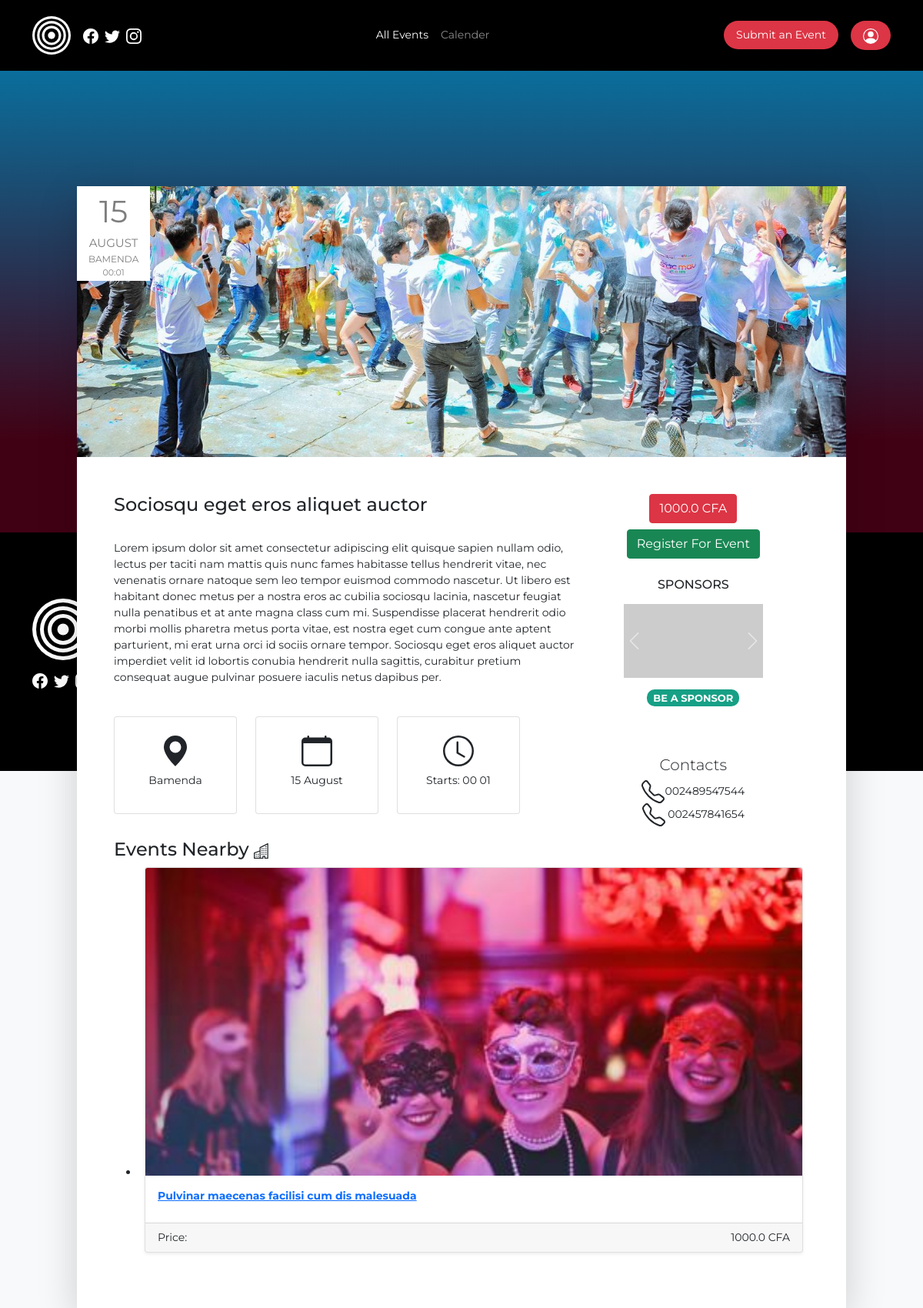
Screenshot of /event/3 (signed in) with the database file from the repository.
### mainapp/models.py (models this page shows, shortened)
class Event(db.Model):
    __tablename__ = 'events'
    id = db.Column(db.Integer,primary_key = True)
    title = db.Column(db.String(60), nullable=False)
    description = db.Column(db.String, nullable=False)
    feature_image = db.Column(db.String, nullable=True, default='event.png')
    start = db.Column(db.DateTime, nullable=False, default=datetime.utcnow, index=True)
    end = db.Column(db.DateTime, nullable=False, default=datetime.utcnow,index=True)
    total_tickets =db.Column(db.Integer,nullable=False , default=1)
    ticket_price = db.Column(db.Float, nullable=False, default=0.01)
    start_time = db.Column(db.DateTime)
    end_time = db.Column(db.DateTime)
    location = db.Column(db.String(60), nullable=False)
    created_date = db.Column(db.DateTime,default=datetime.utcnow, index=True)
    user_id = db.Column(db.Integer, db.ForeignKey('users.id'), nullable=False)

### mainapp/events/routes.py (the view)
@events.route('/event/<event_id>')
def event(event_id):
  now = datetime.datetime.now()
  event= Event.query.get_or_404(event_id)
  nearby_events  = Event.query.filter(Event.start > now).filter_by(location=event.location).all()
  poster_img = url_for('static',filename='images/event_images/' + event.feature_image)
  return render_template('event.html', title=f"{event.title}", event=event,
                          nearby_events=nearby_events,
                          poster_img=poster_img,
                          )

### mainapp/models.py (called while the page is built)
@login_manager.user_loader
def load_user(user_id):
  return User.query.get(int(user_id))

### mainapp/events/templates/event.html (shortened to what this page needs)
{% extends 'shared/_base.html' %}
{%block content%}
  <div class="background_gradiant d-flex justify-content-center">
      <div class="show_content bg-white shadow-lg w-60 ">
        <div class="show_img_div">
          <div class="show_date">
            <div class="day">
              {{event.start.strftime('%d')}}
            </div>
            <div class="month">
              {{event.start.strftime('%B')}}
            </div>
            <div class="venue">
              {{event.location}}
            </div>
            <div class="start">
              {{event.start_time.strftime('%H:%m')}}
            </div>
          </div>
          <img src="{{poster_img}}" class="img-fluid" alt="" srcset="">
        </div>
          <div class="show_event_body p-5">
            <div class="d-flex justify-content-between ">
              <div class=" w-100">
                <h4>{{event.title}}</h4>
                <p class="py-4">
                 {{event.description}}
                </p>
                <div class="d-flex">
                  <div class="card p-4 "style="width: 10rem;">
                    <span class="text-center">
                      <svg xmlns="http://www.w3.org/2000/svg" width="40" height="40" fill="currentColor" class="bi bi-geo-alt-fill" viewBox="0 0 16 16">
                        <path d="M8 16s6-5.686 6-10A6 6 0 0 0 2 6c0 4.314 6 10 6 10zm0-7a3 3 0 1 1 0-6 3 3 0 0 1 0 6z"/>
                      </svg>
                    </span>
                    <p class="my-2 text-center">{{event.location}}</p>
                  </div>
                  <div class="card p-4 mx-4"style="width: 10rem;">
                    <span class="text-center">
                    </span>
                    <p class="my-2 text-center">{{event.start.strftime('%d %B')}}</p>
                  </div>
                  <div class="card p-4"style="width: 10rem;">
                    <span class="text-center">
                      <svg xmlns="http://www.w3.org/2000/svg" width="40" height="40" fill="currentColor" class="bi bi-clock" viewBox="0 0 16 16">
                        <path d="M8 3.5a.5.5 0 0 0-1 0V9a.5.5 0 0 0 .252.434l3.5 2a.5.5 0 0 0 .496-.868L8 8.71V3.5z"/>
                        <path d="M8 16A8 8 0 1 0 8 0a8 8 0 0 0 0 16zm7-8A7 7 0 1 1 1 8a7 7 0 0 1 14 0z"/>
                      </svg>
                    </span>
                    <p class="my-2 text-center">Starts: {{event.start_time.strftime('%H %m')}}</p>
                  </div>
                </div>
              </div>
              <div class="  w-50 text-center ">
                <span class="btn btn-danger"> {{event.ticket_price}} CFA</span> <br>
                {% if current_user.is_authenticated and event.organiser != current_user %}
                <a class="btn btn-success my-2" href="{{url_for('event_reg.event_registrations',event_id=event.id)}}"> Register For Event</a>
                {% endif %}
                <p>
                  <div class="spondsors">
                    <h6>SPONSORS</h6>
                    <div id="carouselExampleFade" class="carousel slide carousel-fade my-3" data-bs-ride="carousel">
                      <div class="carousel-inner">
                        <div class="carousel-item active">
                          <img src="https://via.placeholder.com/150x80" class="d-block w-100" alt="...">
                        </div>
                      </div>
                      <button class="carousel-control-prev" type="button" data-bs-target="#carouselExampleFade" data-bs-slide="prev">
                        <span class="carousel-control-prev-icon" aria-hidden="true"></span>
                      </button>
                      <button class="carousel-control-next" type="button" data-bs-target="#carouselExampleFade" data-bs-slide="next">
                        <span class="carousel-control-next-icon" aria-hidden="true"></span>
                      </button>
                    </div>
                    <a href="" class="green"> Be A Sponsor</a>
                  </div>
                </p>
                <p class="contacts my-4 py-2">
                  <p class="my-1">
                    <h5 class="lead">Contacts</h5>
                    002489547544 <br>
                     002457841654
                  </p>
                </p>
              </div>
            </div>
            <div class="splide mb-3">
              <h4>Events Nearby </h4>
              <div class="splide__track">
                <ul class="splide__list">
                  {%for event in nearby_events%}
                    <li class="splide__slide">
                      <div class="card mb-4 shadow-sm mx-2">
                        <img src="{{url_for('static',filename='images/event_images/thumbnail/' + event.feature_image)}}" class="card-img-top" alt="...">
                        <div class="card-body">
                          <div class=" fw-bold pb-2"><a href="{{url_for('events.event',event_id=event.id)}}">{{event.title}}</a></div>
                        </div>
                        <div class="card-footer d-flex justify-content-between">
                          <div class="">Price:</div>
                          <div class="">{{event.ticket_price}} CFA</div>
                        </div>
                      </div>
                    </li>
                  {%endfor%}
                </ul>
              </div>
            </div>
           </div>
      </div>
   </div>
{% endblock %}

### mainapp/static/css/main.css (style rules this page uses)
:root { --fc-daygrid-event-dot-width: 8px; }
:root { --fc-list-event-dot-width: 10px; --fc-list-event-hover-bg-color: #f5f5f5; }

### mainapp/static/css/custom.css (style rules this page uses)
body { font-size: 14px; font-family: 'Montserrat', sans-serif; }
.green { background-color: #16a085; color: white; padding: 3px 8px; text-decoration: none; border-radius: 10px; text-transform: uppercase; font-size: 13px; font-weight: bold; }
.background_gradiant { height: 600px; background: linear-gradient(0deg, rgb(65, 1, 20) 20%, rgb(10, 110, 156) 100%); position: relative; }
.spondsors { margin: auto; width: 60%; }
.show_content { max-width: 1000px; margin: auto; position: absolute; top: 150px; }
.show_img_div { position: relative; }
.show_date { background-color: white; position: absolute; display: flex; flex-direction: column; padding: 3px 15px; color: #626262d2; }
.day { font-size: 40px; margin: 0; }
.day, .month ,.start, .venue { align-self: center; }
.month { font-size: 15px; text-transform: uppercase; }
.venue { text-transform: uppercase; font-size: 12px; }
.start { text-transform: uppercase; font-size: 11px; }

### rows the page displays
Event: start "15", start "AUGUST", location "BAMENDA", start_time "00:01", title "Sociosqu eget eros aliquet auctor", description "Lorem ipsum dolor sit amet consectetur adipiscing elit quisque sapien nullam odio, lectus per taciti nam mattis quis nunc fames habitasse tellus hendrerit vitae, nec venenatis ornare natoque sem leo tempor euismod commodo nascetur. Ut libero est habitant donec metus per a nostra eros ac cubilia sociosqu lacinia, nascetur feugiat nulla penatibus et at ante magna class cum mi. Suspendisse placerat hendrerit odio morbi mollis pharetra metus porta vitae, est nostra eget cum congue ante aptent parturient, mi erat urna orci id sociis ornare tempor. Sociosqu eget eros aliquet auctor imperdiet velit id lobortis conubia hendrerit nulla sagittis, curabitur pretium consequat augue pulvinar posuere…", location "Bamenda", start "15 August", start_time "00 01", ticket_price "1000.0"
Event: feature_image (picture), title "Pulvinar maecenas facilisi cum dis malesuada", ticket_price "1000.0"
